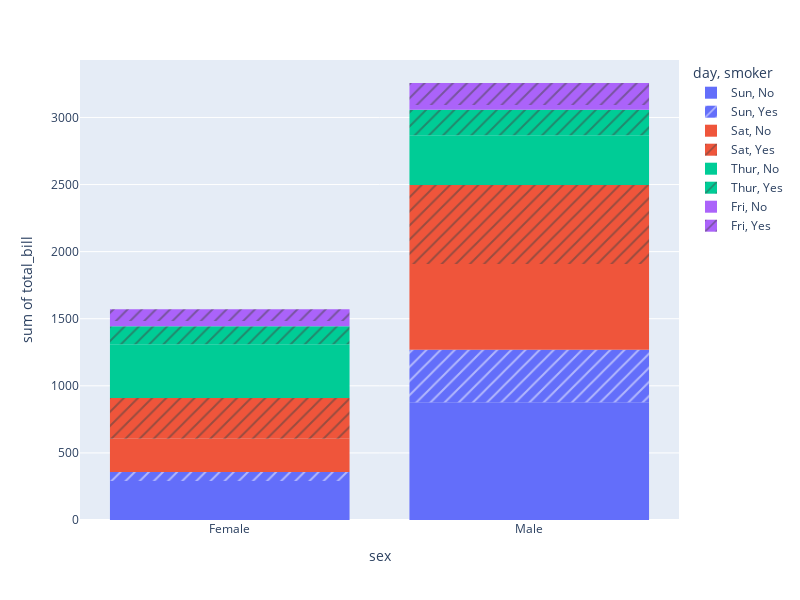

Write notebook code for a chart like this one.
### Markdown cell above
Q3. Using the tips dataset in the Plotly library, Plot a histogram for x= "sex" and y="total_bill" column in the tips dataset. Also, use the "smoker" column with the pattern_shape parameter and the "day" column with the color parameter.

### Code cell
import seaborn as sns
import plotly.express as px
tips_data = sns.load_dataset('tips')
fig = px.histogram(tips_data, x= "sex", y="total_bill", pattern_shape = "smoker", color = "day")

fig.update_layout(width=800, height=600)

fig.show()

### Figure 1 — Plotly figure (JSON) as saved in the notebook; plotly's stock layout.template omitted (floating-point values rounded to 4 significant figures)
{"data": [{"alignmentgroup": "True", "bingroup": "x", "histfunc": "sum", "hovertemplate": "day=Sun<br>smoker=No<br>sex=%{x}<br>sum of total_bill=%{y}<extra></extra>", "legendgroup": "Sun, No", "marker": {"color": "#636efa", "pattern": {"shape": ""}}, "name": "Sun, No", "offsetgroup": "Sun, No", "orientation": "v", "showlegend": true, "type": "histogram", "x": ["Female", "Male", "Male", "Male", "Female", "Male", "Male", "Male", "Male", "Male", "Male", "Female", "Male", "Male", "Female", "Male", "Female", "Male", "Female", "Male", "Male", "Male", "Male", "Male", "Male", "Male", "Male", "Male", "Male", "Female", "Female", "Male", "Male", "Male", "Male", "Male", "Female", "Female", "Male", "Male", "Male", "Male", "Male", "Male", "Female", "Male", "Female", "Female", "Male", "Male", "Male", "Female", "Male", "Male", "Male", "Male", "Male"], "xaxis": "x", "y": [16.99, 10.34, 21.01, 23.68, 24.59, 25.29, 8.77, 26.88, 15.04, 14.78, 10.27, 35.26, 15.42, 18.43, 14.83, 21.58, 10.33, 16.29, 16.97, 17.46, 13.94, 9.68, 30.4, 18.29, 22.23, 32.4, 28.55, 18.04, 12.54, 10.29, 34.81, 9.94, 25.56, 19.49, 38.07, 23.95, 25.71, 17.31, 29.93, 14.07, 13.13, 17.26, 24.55, 19.77, 29.85, 48.17, 25, 13.39, 16.49, 21.5, 12.66, 16.21, 13.81, 24.52, 20.76, 31.71, 20.69], "yaxis": "y"}, {"alignmentgroup": "True", "bingroup": "x", "histfunc": "sum", "hovertemplate": "day=Sun<br>smoker=Yes<br>sex=%{x}<br>sum of total_bill=%{y}<extra></extra>", "legendgroup": "Sun, Yes", "marker": {"color": "#636efa", "pattern": {"shape": "/"}}, "name": "Sun, Yes", "offsetgroup": "Sun, Yes", "orientation": "v", "showlegend": true, "type": "histogram", "x": ["Female", "Male", "Male", "Male", "Male", "Male", "Male", "Female", "Male", "Male", "Male", "Male", "Male", "Male", "Female", "Male", "Female", "Male", "Male"], "xaxis": "x", "y": [17.51, 7.25, 31.85, 16.82, 32.9, 17.89, 14.48, 9.6, 34.63, 34.65, 23.33, 45.35, 23.17, 40.55, 20.9, 30.46, 18.15, 23.1, 15.69], "yaxis": "y"}, {"alignmentgroup": "True", "bingroup": "x", "histfunc": "sum", "hovertemplate": "day=Sat<br>smoker=No<br>sex=%{x}<br>sum of total_bill=%{y}<extra></extra>", "legendgroup": "Sat, No", "marker": {"color": "#EF553B", "pattern": {"shape": ""}}, "name": "Sat, No", "offsetgroup": "Sat, No", "orientation": "v", "showlegend": true, "type": "histogram", "x": ["Male", "Male", "Female", "Female", "Male", "Male", "Male", "Male", "Male", "Male", "Female", "Male", "Male", "Female", "Female", "Male", "Male", "Male", "Female", "Male", "Male", "Male", "Female", "Male", "Male", "Male", "Female", "Male", "Male", "Female", "Female", "Male", "Female", "Male", "Male", "Female", "Male", "Male", "Male", "Male", "Male", "Male", "Female", "Male", "Male"], "xaxis": "x", "y": [20.65, 17.92, 20.29, 15.77, 39.42, 19.82, 17.81, 13.37, 12.69, 21.7, 19.65, 9.55, 18.35, 15.06, 20.69, 17.78, 24.06, 16.31, 16.93, 18.69, 31.27, 16.04, 26.41, 48.27, 17.59, 20.08, 16.45, 20.23, 12.02, 17.07, 14.73, 10.51, 20.92, 18.24, 14, 7.25, 48.33, 20.45, 13.28, 11.61, 10.77, 10.07, 35.83, 29.03, 17.82], "yaxis": "y"}, {"alignmentgroup": "True", "bingroup": "x", "histfunc": "sum", "hovertemplate": "day=Sat<br>smoker=Yes<br>sex=%{x}<br>sum of total_bill=%{y}<extra></extra>", "legendgroup": "Sat, Yes", "marker": {"color": "#EF553B", "pattern": {"shape": "/"}}, "name": "Sat, Yes", "offsetgroup": "Sat, Yes", "orientation": "v", "showlegend": true, "type": "histogram", "x": ["Male", "Male", "Male", "Male", "Male", "Male", "Female", "Male", "Female", "Female", "Male", "Female", "Female", "Male", "Male", "Male", "Female", "Female", "Female", "Male", "Male", "Male", "Male", "Male", "Female", "Male", "Male", "Female", "Female", "Female", "Male", "Male", "Male", "Female", "Female", "Male", "Male", "Male", "Male", "Male", "Female", "Male"], "xaxis": "x", "y": [38.01, 11.24, 20.29, 13.81, 11.02, 18.29, 3.07, 15.01, 26.86, 25.28, 17.92, 44.3, 22.42, 15.36, 20.49, 25.21, 14.31, 10.59, 10.63, 50.81, 15.81, 26.59, 38.73, 24.27, 12.76, 30.06, 25.89, 13.27, 28.17, 12.9, 28.15, 11.59, 7.74, 30.14, 22.12, 24.01, 15.69, 15.53, 12.6, 32.83, 27.18, 22.67], "yaxis": "y"}, {"alignmentgroup": "True", "bingroup": "x", "histfunc": "sum", "hovertemplate": "day=Thur<br>smoker=No<br>sex=%{x}<br>sum of total_bill=%{y}<extra></extra>", "legendgroup": "Thur, No", "marker": {"color": "#00cc96", "pattern": {"shape": ""}}, "name": "Thur, No", "offsetgroup": "Thur, No", "orientation": "v", "showlegend": true, "type": "histogram", "x": ["Male", "Male", "Male", "Male", "Female", "Male", "Female", "Male", "Male", "Male", "Male", "Female", "Female", "Female", "Male", "Female", "Male", "Male", "Female", "Female", "Male", "Female", "Female", "Male", "Male", "Female", "Female", "Female", "Female", "Female", "Female", "Female", "Female", "Female", "Male", "Male", "Female", "Female", "Female", "Female", "Female", "Male", "Male", "Male", "Female"], "xaxis": "x", "y": [27.2, 22.76, 17.29, 16.66, 10.07, 15.98, 34.83, 13.03, 18.28, 24.71, 21.16, 10.65, 12.43, 24.08, 11.69, 13.42, 14.26, 15.95, 12.48, 29.8, 8.52, 14.52, 11.38, 22.82, 19.08, 20.27, 11.17, 12.26, 18.26, 8.51, 10.33, 14.15, 13.16, 17.47, 34.3, 41.19, 27.05, 16.43, 8.35, 18.64, 11.87, 9.78, 7.51, 7.56, 18.78], "yaxis": "y"}, {"alignmentgroup": "True", "bingroup": "x", "histfunc": "sum", "hovertemplate": "day=Thur<br>smoker=Yes<br>sex=%{x}<br>sum of total_bill=%{y}<extra></extra>", "legendgroup": "Thur, Yes", "marker": {"color": "#00cc96", "pattern": {"shape": "/"}}, "name": "Thur, Yes", "offsetgroup": "Thur, Yes", "orientation": "v", "showlegend": true, "type": "histogram", "x": ["Male", "Male", "Male", "Female", "Male", "Male", "Male", "Male", "Female", "Female", "Male", "Male", "Female", "Female", "Female", "Male", "Female"], "xaxis": "x", "y": [19.44, 32.68, 16, 19.81, 28.44, 15.48, 16.58, 10.34, 43.11, 13, 13.51, 18.71, 12.74, 13, 16.4, 20.53, 16.47], "yaxis": "y"}, {"alignmentgroup": "True", "bingroup": "x", "histfunc": "sum", "hovertemplate": "day=Fri<br>smoker=No<br>sex=%{x}<br>sum of total_bill=%{y}<extra></extra>", "legendgroup": "Fri, No", "marker": {"color": "#ab63fa", "pattern": {"shape": ""}}, "name": "Fri, No", "offsetgroup": "Fri, No", "orientation": "v", "showlegend": true, "type": "histogram", "x": ["Male", "Female", "Male", "Female"], "xaxis": "x", "y": [22.49, 22.75, 12.46, 15.98], "yaxis": "y"}, {"alignmentgroup": "True", "bingroup": "x", "histfunc": "sum", "hovertemplate": "day=Fri<br>smoker=Yes<br>sex=%{x}<br>sum of total_bill=%{y}<extra></extra>", "legendgroup": "Fri, Yes", "marker": {"color": "#ab63fa", "pattern": {"shape": "/"}}, "name": "Fri, Yes", "offsetgroup": "Fri, Yes", "orientation": "v", "showlegend": true, "type": "histogram", "x": ["Male", "Female", "Female", "Male", "Male", "Male", "Male", "Female", "Female", "Male", "Female", "Male", "Male", "Female", "Female"], "xaxis": "x", "y": [28.97, 5.75, 16.32, 40.17, 27.28, 12.03, 21.01, 11.35, 15.38, 12.16, 13.42, 8.58, 13.42, 16.27, 10.09], "yaxis": "y"}], "layout": {"barmode": "relative", "height": 600, "legend": {"title": {"text": "day, smoker"}, "tracegroupgap": 0}, "margin": {"t": 60}, "width": 800, "xaxis": {"anchor": "y", "autorange": true, "domain": [0, 1], "range": [-0.5, 1.5], "title": {"text": "sex"}, "type": "category"}, "yaxis": {"anchor": "x", "autorange": true, "domain": [0, 1], "range": [0, 3428.0], "title": {"text": "sum of total_bill"}, "type": "linear"}}}
